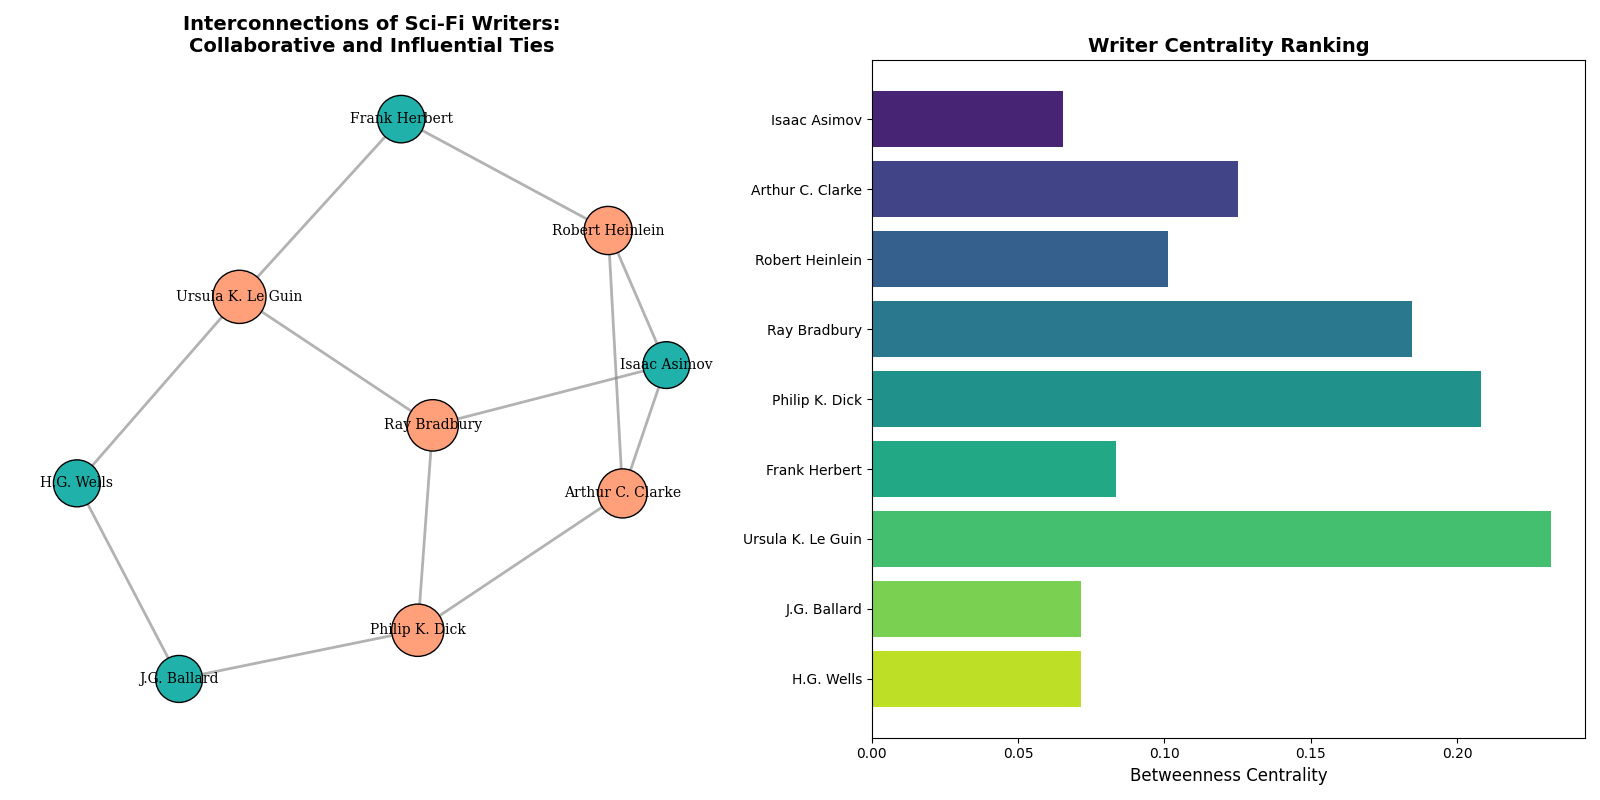

Python code for this plot:
import matplotlib.pyplot as plt
import networkx as nx
import numpy as np

# Backstory:
# This visualization illustrates the interconnectedness and collaborative relationships among prominent science fiction writers.
# The chart not only shows the direct collaborations (e.g., co-authored works) but also the influence and centrality of each writer in the network.

# Define science fiction writers and their collaborations
writers_connections = {
    "Isaac Asimov": ["Arthur C. Clarke", "Robert Heinlein", "Ray Bradbury"],
    "Arthur C. Clarke": ["Isaac Asimov", "Robert Heinlein", "Philip K. Dick"],
    "Robert Heinlein": ["Isaac Asimov", "Arthur C. Clarke", "Frank Herbert"],
    "Ray Bradbury": ["Isaac Asimov", "Philip K. Dick", "Ursula K. Le Guin"],
    "Philip K. Dick": ["Arthur C. Clarke", "Ray Bradbury", "J.G. Ballard"],
    "Frank Herbert": ["Robert Heinlein", "Ursula K. Le Guin"],
    "Ursula K. Le Guin": ["Ray Bradbury", "Frank Herbert", "H.G. Wells"],
    "J.G. Ballard": ["Philip K. Dick", "H.G. Wells"],
    "H.G. Wells": ["Ursula K. Le Guin", "J.G. Ballard"]
}

# Create the graph
G = nx.Graph(writers_connections)

# Calculate node sizes and colors based on betweenness centrality
betweenness_centrality = nx.betweenness_centrality(G)
node_sizes = [1000 + 2000 * betweenness_centrality[node] for node in G.nodes()]
node_colors = ["#FFA07A" if betweenness_centrality[node] > 0.1 else "#20B2AA" for node in G.nodes()]

# Create a subplot layout
fig, ax = plt.subplots(1, 2, figsize=(16, 8))

# First subplot: Network Graph
pos = nx.spring_layout(G, seed=24)
nx.draw_networkx_nodes(G, pos, ax=ax[0], node_size=node_sizes, node_color=node_colors, edgecolors='black')
nx.draw_networkx_edges(G, pos, ax=ax[0], width=2, alpha=0.6, edge_color='gray')
nx.draw_networkx_labels(G, pos, ax=ax[0], font_size=10, font_family='serif')
ax[0].set_title("Interconnections of Sci-Fi Writers:\nCollaborative and Influential Ties", fontsize=14, fontweight='bold')
ax[0].axis('off')

# Second subplot: Bar Chart of Betweenness Centrality
writer_names = list(betweenness_centrality.keys())
centrality_values = list(betweenness_centrality.values())
y_positions = np.arange(len(writer_names))
ax[1].barh(y_positions, centrality_values, color=plt.cm.viridis(np.linspace(0.1, 0.9, len(writer_names))))
ax[1].set_yticks(y_positions)
ax[1].set_yticklabels(writer_names, fontsize=10)
ax[1].invert_yaxis()  # Highest centrality on top
ax[1].set_xlabel('Betweenness Centrality', fontsize=12)
ax[1].set_title("Writer Centrality Ranking", fontsize=14, fontweight='bold')

# Adjust the layout to prevent overlap
plt.tight_layout()

# Show the plot
plt.show()
